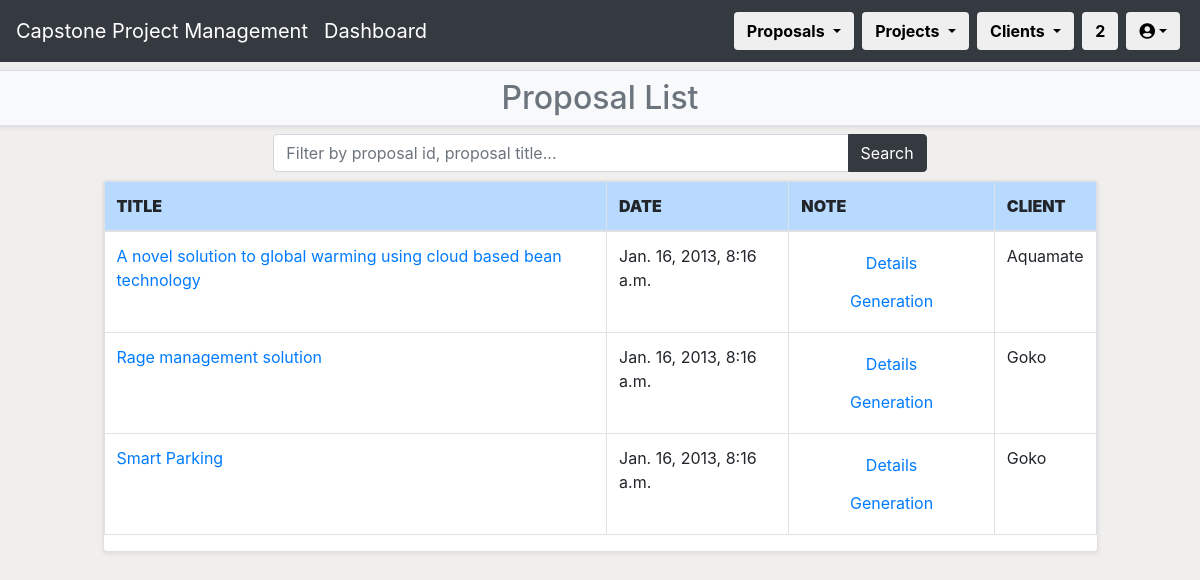
The page /CPPMS/proposal/proposal_list/ (signed in) on the database as committed earlier.
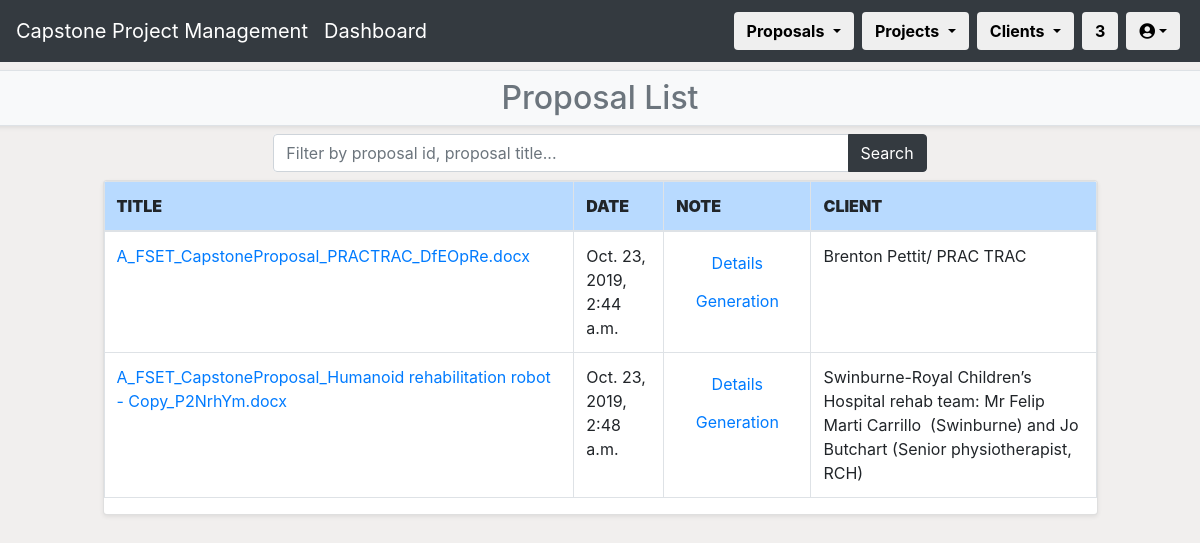
The same page on the database as committed later.
### CPPMS/models.py (models this page shows, shortened)
class Proposal(models.Model):
    title = models.CharField(max_length=128, default="")
    created_at = models.DateTimeField(auto_now_add=True)
    updated_at = models.DateTimeField(auto_now=True)
    desc = models.TextField(default="")
    status = models.CharField(max_length=255, default="")
    spec = models.TextField(default="")
    skills = models.TextField(default="")
    env = models.TextField(default="")
    res = models.TextField(default="")
    client = models.ForeignKey(
        Client,
        on_delete=models.CASCADE,
        blank=True,
        null=True
    )
    external_supervisor = models.ForeignKey(
        External_Supervisor,
        models.SET_NULL,
        blank=True,
        null=True
    )
    proposal_incoming = models.ForeignKey(
        Incoming_Proposal,
        models.SET_NULL,
        blank=True,
        null=True
    )
    pass

class Client(models.Model):
    name = models.CharField(max_length=128, default="", unique=True)
    created_at = models.DateTimeField(auto_now_add=True)
    updated_at = models.DateTimeField(auto_now=True)
    address = models.CharField(max_length=255, default="")
    website = models.CharField(max_length=255, default="")
    desc = models.TextField(default="")
    pass
    def __str__(self):
        return self.name

### CPPMS/views.py (the view)
@login_required(login_url="/CPPMS/login/")
def proposal_list(request):
    username = request.user.first_name + " " + request.user.last_name
    count()
    if request.method == "POST":
        filter_value = request.POST.get("proposal_list")
    else:
        filter_value = ""
    proposal_list = Proposal.objects.all()
    if filter_value:
        proposal_filter = proposal_list.filter(
            Q(pk__icontains=filter_value) | Q(title__icontains=filter_value)
        )
    else:
        proposal_filter = proposal_list.all()
    return render(
        request,
        "proposal_list.html",
        {
            "count": count,
            "proposal_filter": proposal_filter,
            "filter_value": filter_value,
            "username": username
        }
    )

### CPPMS/views.py (called while the page is built)
def count():
    count = []
    count_web = Incoming_Proposal.proposals.all().count()
    count_word = Upload_Proposal.objects.all().count()
    count_all = count_web + count_word
    count_all_proposal = Proposal.objects.all().count()
    count_all_client = Client.objects.all().count()
    count = [count_web, count_word, count_all,count_all_proposal,count_all_client]
    return count

### CPPMS/templates/proposal_list.html (shortened to what this page needs)
{% extends "proposal.html" %}
{% block sub-page_content %}
{% if not messages %}
<h2>Proposal List</h2>
{% else %}
<h2>Proposal List</h2>
{% for message in messages %}<li>{{ message }}</li>{% endfor %}
{% endif %}
{% endblock %}
{% block page_detail_content %}
<div class="row mb-2">
    <div class="col-md-1"></div>
    <div class="col">
        <div class="row mb-2">
            <div class="col-sm-2"></div>
            <div class="col">
                <form method="POST" class="form bg-white rounded">
                    <div class="input-group">
                        <input id="txtSearch3" type="text" class="form-control" placeholder="Filter by proposal id, proposal title..." name="proposal_list" value="{{ filter_value }}" />
                        <div class="input-group-append">
                            <button class="btn btn-dark" type="submit">Search</button>
                        </div>
                    </div>
                </form>
            </div>
            <div class="col-sm-2"></div>
        </div>
        <div class="row mb-2">
            <div class="col">
                <div class="table-responsive card shadow-sm">
                    <table class="table table-bordered table-hover">
                        <thead>
                            <tr class="table-primary">
                                <th scope="col"><strong>TITLE</strong></th>
                                <th scope="col"><strong>DATE</strong></th>
                                <th scope="col"><strong>NOTE</strong></th>
                                <th scope="col"><strong>CLIENT</strong></th>
                            </tr>
                        </thead>
                        <tbody>
                            {% for proposal in proposal_filter %}
                            <tr scope="row">
                                <td><a href="proposal_progress/{{ proposal.pk }}">{{ proposal.title }}</a></td>
                                <td>{{ proposal.created_at }}</td>
                                <td style="text-align:center">
                                    <a class="btn" role="button" type="submit" name="proposal" value="proposal" data-toggle="tooltip" title="Proposal" href="proposal_detail/{{ proposal.pk }}">Details</a>
                                    <a class="btn" role="button" type="submit" name="project" value="project" data-toggle="tooltip" title="Project" href="{% url 'generation_list' title=proposal.title %}">Generation</a>
                                </td>
                                <td>{{ proposal.client }}</td>
                            </tr>
                            {% endfor %}
                        </tbody>
                    </table>
                </div>
            </div>
        </div>
    </div>
    <div class="col-md-1"></div>
</div>
{% endblock %}

Rows that differ between the two databases and show on the page:
removed Proposal: title "A novel solution to global warming using cloud based bean technology", created_at "Jan. 16, 2013, 8:16 a.m.", client "Aquamate"
removed Proposal: title "Rage management solution", created_at "Jan. 16, 2013, 8:16 a.m.", client "Goko"
removed Proposal: title "Smart Parking", created_at "Jan. 16, 2013, 8:16 a.m.", client "Goko"
added Proposal: title "A_FSET_CapstoneProposal_PRACTRAC_DfEOpRe.docx", created_at "Oct. 23, 2019, 2:44 a.m.", client "Brenton Pettit/ PRAC TRAC"
added Proposal: title "A_FSET_CapstoneProposal_Humanoid rehabilitation robot - Copy_P2NrhYm.docx", created_at "Oct. 23, 2019, 2:48 a.m.", client "Swinburne-Royal Children’s Hospital rehab team: Mr Felip Marti Carrillo (Swinburne) and Jo Butchart (Senior physiotherapist, RCH)"
Other text that changed with them:
{{ count.2 }}: "2" → "3"
